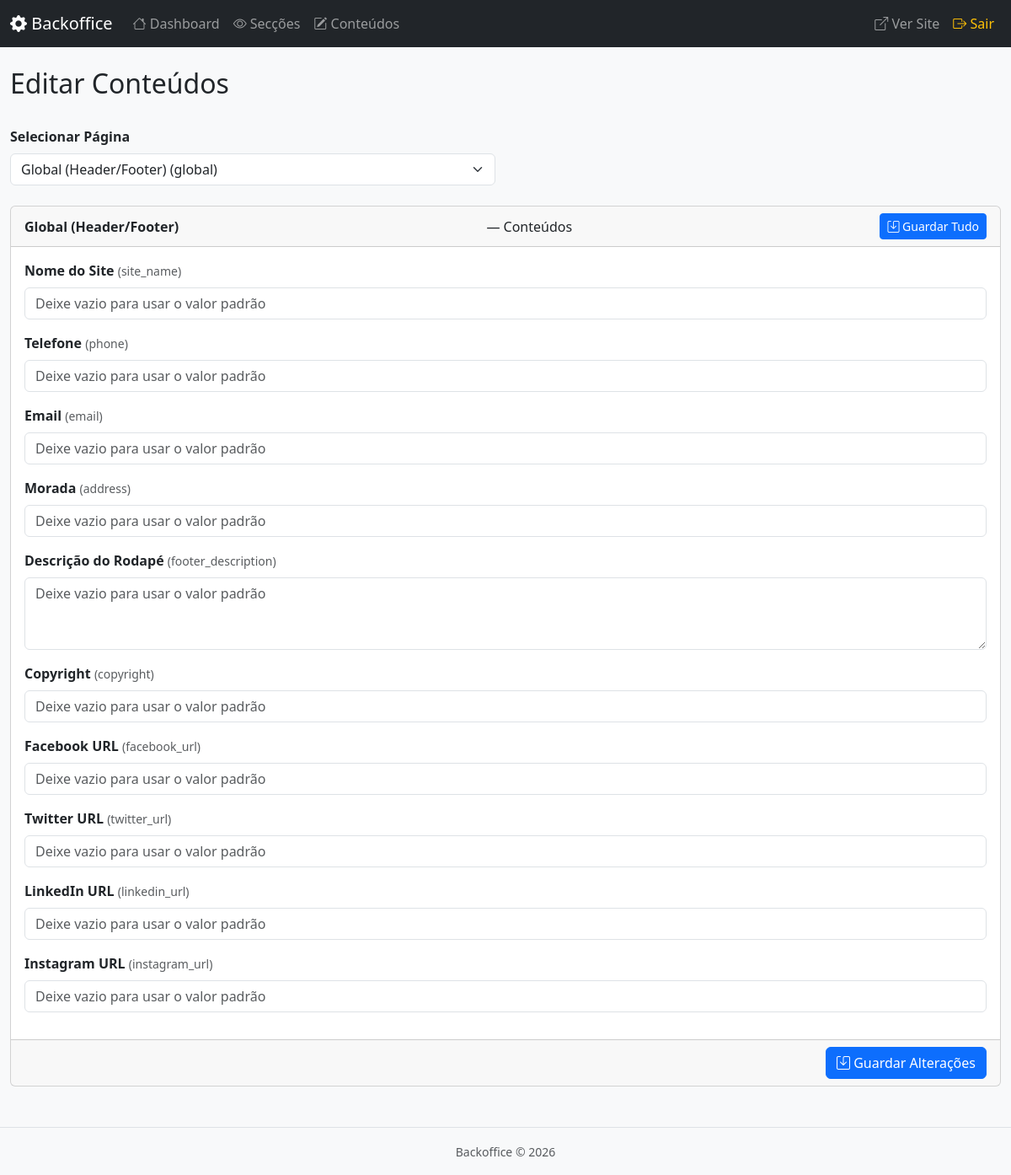
The page /admin/content.php?page=global (signed in) on the database its author committed.
### tables this page shows
CREATE TABLE IF NOT EXISTS content (
    id INT AUTO_INCREMENT PRIMARY KEY,
    page VARCHAR(255) NOT NULL,
    content_key VARCHAR(255) NOT NULL,
    content_value TEXT DEFAULT NULL,
    content_type VARCHAR(50) DEFAULT 'text',
    label VARCHAR(255),
    UNIQUE KEY page_content (page, content_key)
);

### includes/functions.php (called while the page is built, shortened)
<?php
function get_page_content($page) {
    $db = getDB();
    $stmt = $db->prepare('SELECT * FROM content WHERE page = :page ORDER BY id ASC');
    $stmt->bindValue(':page', $page, PDO::PARAM_STR);
    $stmt->execute();
    return $stmt->fetchAll(PDO::FETCH_ASSOC);
}
function get_all_pages() {
    $db = getDB();
    $result = $db->query('SELECT DISTINCT page FROM sections ORDER BY page ASC');
    return $result->fetchAll(PDO::FETCH_COLUMN);
}
function page_label($page) {
    $labels = [
        'index'             => 'Página Inicial (Variante 1)',
        'index-2'           => 'Página Inicial (Variante 2)',
        'index-3'           => 'Página Inicial (Variante 3)',
        'about'             => 'Sobre Nós',
        'services'          => 'Serviços',
        'service-details'   => 'Detalhes do Serviço',
        'portfolios'        => 'Portfólio',
        'portfolio-details' => 'Detalhes do Portfólio',
        'blog-standard'     => 'Blog',
        'blog-details'      => 'Detalhes do Blog',
        'team'              => 'Equipa',
        'pricing'           => 'Preços',
        'faq'               => 'FAQ',
        'contact'           => 'Contacto',
        'error'             => 'Página de Erro',
        'global'            => 'Global (Header/Footer)',
    ];
    return isset($labels[$page]) ? $labels[$page] : ucfirst(str_replace('-', ' ', $page));
}

### admin/content.php (the view, shortened to what this page needs)
<?php
require_once __DIR__ . '/../includes/functions.php';
$selectedPage = isset($_GET['page']) ? $_GET['page'] : null;
$pages = get_all_pages();
$contentItems = [];
if ($selectedPage) {
    $contentItems = get_page_content($selectedPage);
}
include __DIR__ . '/includes/header.php';
?>
<div class="d-flex justify-content-between align-items-center mb-4">
    <h2>Editar Conteúdos</h2>
</div>
<div class="row mb-4">
    <div class="col-md-6">
        <label class="form-label fw-bold">Selecionar Página</label>
        <select class="form-select" onchange="window.location='content.php?page='+this.value">
            <?php foreach ($pages as $p): ?>
            <option value="<?= htmlspecialchars($p, ENT_QUOTES, 'UTF-8') ?>" <?= $selectedPage === $p ? 'selected' : '' ?>>
                <?= htmlspecialchars(page_label($p), ENT_QUOTES, 'UTF-8') ?> (<?= htmlspecialchars($p, ENT_QUOTES, 'UTF-8') ?>)
            </option>
            <?php endforeach; ?>
        </select>
    </div>
</div>
<?php if ($selectedPage && !empty($contentItems)): ?>
<form method="post" action="content.php?page=<?= urlencode($selectedPage) ?>">
    <div class="card">
        <div class="card-header d-flex justify-content-between align-items-center">
            <strong><?= htmlspecialchars(page_label($selectedPage), ENT_QUOTES, 'UTF-8') ?></strong> — Conteúdos
            <button type="submit" class="btn btn-primary btn-sm"><i class="bi bi-save"></i> Guardar Tudo</button>
        </div>
        <div class="card-body">
            <?php foreach ($contentItems as $item): ?>
            <div class="mb-3">
                <label class="form-label fw-bold">
                    <?= htmlspecialchars($item['label'] ?: $item['content_key'], ENT_QUOTES, 'UTF-8') ?>
                    <small class="text-muted fw-normal">(<?= htmlspecialchars($item['content_key'], ENT_QUOTES, 'UTF-8') ?>)</small>
                </label>
                <?php if ($item['content_type'] === 'textarea' || $item['content_type'] === 'html'): ?>
                <textarea name="content_<?= (int)$item['id'] ?>" class="form-control" rows="3"
                          placeholder="Deixe vazio para usar o valor padrão"><?= htmlspecialchars($item['content_value'] ?? '', ENT_QUOTES, 'UTF-8') ?></textarea>
                <?php else: ?>
                <input type="text" name="content_<?= (int)$item['id'] ?>" class="form-control"
                       value="<?= htmlspecialchars($item['content_value'] ?? '', ENT_QUOTES, 'UTF-8') ?>"
                       placeholder="Deixe vazio para usar o valor padrão">
                <?php endif; ?>
            </div>
            <?php endforeach; ?>
        </div>
        <div class="card-footer text-end">
            <button type="submit" class="btn btn-primary"><i class="bi bi-save"></i> Guardar Alterações</button>
        </div>
    </div>
</form>
<?php elseif ($selectedPage): ?>
<div class="alert alert-info">Nenhum conteúdo editável encontrado para esta página.</div>
<?php endif; ?>
<?php include __DIR__ . '/includes/footer.php'; ?>

### admin/assets/admin.css (style rules this page uses)
body { background-color: #f8f9fa; }

### rows shown on the page
content: label "Nome do Site", content_key "site_name"
content: label "Telefone", content_key "phone"
content: label "Email", content_key "email"
content: label "Morada", content_key "address"
content: label "Descrição do Rodapé", content_key "footer_description", id "Deixe vazio para usar o valor padrão"
content: label "Copyright", content_key "copyright"
content: label "Facebook URL", content_key "facebook_url"
content: label "Twitter URL", content_key "twitter_url"
content: label "LinkedIn URL", content_key "linkedin_url"
content: label "Instagram URL", content_key "instagram_url"

### other values the page prints
page_label($selectedPage) "Global (Header/Footer)"
form field value "Global (Header/Footer) (global)"
